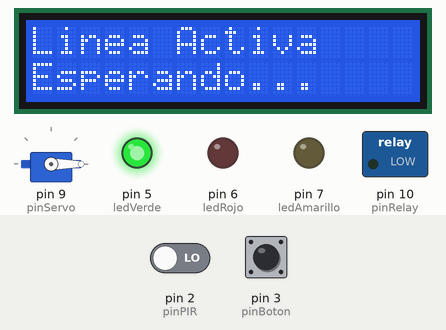
This sketch was run on a simulated Arduino Uno, built with avr-gcc and run on an emulated ATmega328P. Parts: 16×2 character LCD, servo, switched loads named in the sketch (green lamp = pin HIGH), output pins drawn as LEDs (lit = HIGH). The inputs (shaded band) are chosen by the test bench; at power-on: pin 2 (pinPIR) LOW, pin 3 (pinBoton) HIGH.

Above: at 1.2 s.
1.3 s: pin 2 (pinPIR) driven HIGH
At 2.2 s:
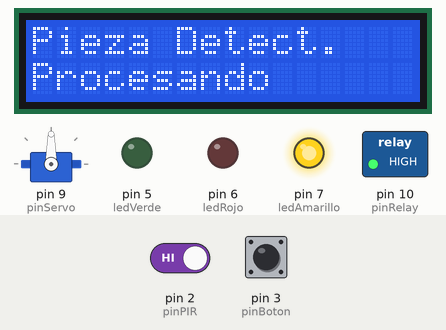
4.3 s: pin 3 (pinBoton) pulled LOW for 0.15 s
At 6.0 s:
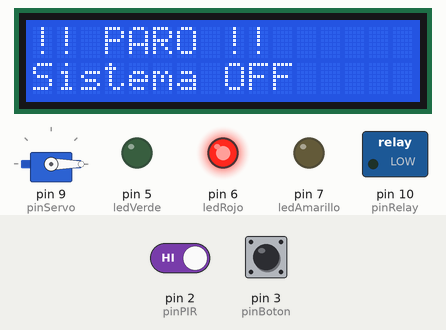
6.3 s: pin 3 (pinBoton) pulled LOW for 1 s
At 9.6 s:
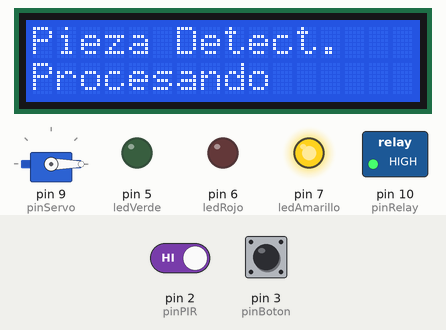
13.3 s: pin 2 (pinPIR) driven HIGH
16.3 s: pin 3 (pinBoton) pulled LOW for 0.15 s
At 17.2 s:
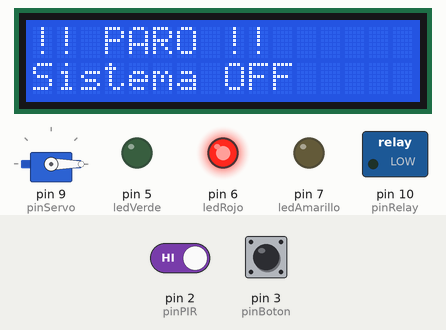
Timing chart, 0 to 19.3 s (numbered marks = the images above; inputs shaded):
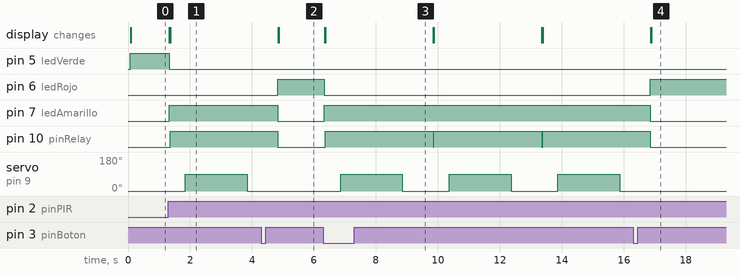

The sketch:

Practica_10_11_Sistema_Automatizacion_Industrial.ino
```cpp
#include <Wire.h>
#include <LiquidCrystal_I2C.h>
#include <Servo.h>
#include <Arduino_FreeRTOS.h>
#include <queue.h>

LiquidCrystal_I2C lcd(0x27, 16, 2);
Servo miServo;

// Pines
const int pinPIR = 2;
const int pinBoton = 3;
const int pinServo = 9;
const int pinRelay = 10;
const int ledVerde = 5;
const int ledRojo = 6;
const int ledAmarillo = 7;

// ====== ESTRUCTURAS ======
typedef struct
{
    bool piezaDetectada;
    bool paro;
} DatosSensor;

enum Accion
{
    ESPERA,
    PROCESAR,
    PARO
};

// ====== COLAS ======
QueueHandle_t colaSensores;
QueueHandle_t colaAcciones;

// ====== TAREAS ======
void TaskAdquisicion(void *pvParameters);
void TaskProcesamiento(void *pvParameters);
void TaskActuacion(void *pvParameters);

void setup()
{
    lcd.init();
    lcd.backlight();

    pinMode(pinPIR, INPUT);
    pinMode(pinBoton, INPUT_PULLUP);

    pinMode(pinRelay, OUTPUT);
    pinMode(ledVerde, OUTPUT);
    pinMode(ledRojo, OUTPUT);
    pinMode(ledAmarillo, OUTPUT);

    digitalWrite(pinRelay, LOW);

    miServo.attach(pinServo);
    miServo.write(0);

    colaSensores = xQueueCreate(1, sizeof(DatosSensor));
    colaAcciones = xQueueCreate(1, sizeof(int));

    xTaskCreate(TaskAdquisicion, "Sensor", 128, NULL, 3, NULL);
    xTaskCreate(TaskProcesamiento, "Proceso", 128, NULL, 2, NULL);
    xTaskCreate(TaskActuacion, "Actua", 256, NULL, 1, NULL);
}

void loop()
{
}

//=================================================
void TaskAdquisicion(void *pvParameters)
{
    DatosSensor datos;

    while (1)
    {
        // Si tu sensor funciona al revés, cambia por:
        // datos.piezaDetectada = !digitalRead(pinPIR);
        datos.piezaDetectada = digitalRead(pinPIR);

        datos.paro = (digitalRead(pinBoton) == LOW);

        xQueueOverwrite(colaSensores, &datos);

        vTaskDelay(pdMS_TO_TICKS(50));
    }
}

//=================================================
void TaskProcesamiento(void *pvParameters)
{
    DatosSensor datos;
    int accion;

    static bool paroActivado = false;
    static bool botonAnterior = false;

    while (1)
    {
        if (xQueueReceive(colaSensores, &datos, portMAX_DELAY) == pdTRUE)
        {
            // Detectar pulsación única
            if (datos.paro && !botonAnterior)
            {
                paroActivado = !paroActivado;
            }

            botonAnterior = datos.paro;

            if (paroActivado)
            {
                accion = PARO;
            }
            else if (datos.piezaDetectada)
            {
                accion = PROCESAR;
            }
            else
            {
                accion = ESPERA;
            }

            xQueueOverwrite(colaAcciones, &accion);
        }
    }
}

//=================================================
void TaskActuacion(void *pvParameters)
{
    int accion;
    int accionAnterior = -1;

    while (1)
    {
        if (xQueueReceive(colaAcciones, &accion, portMAX_DELAY) == pdTRUE)
        {
            if (accion != accionAnterior)
            {
                accionAnterior = accion;

                switch (accion)
                {
                    case PARO:

                        digitalWrite(pinRelay, LOW);
                        miServo.write(0);

                        digitalWrite(ledVerde, LOW);
                        digitalWrite(ledAmarillo, LOW);
                        digitalWrite(ledRojo, HIGH);

                        lcd.clear();
                        lcd.setCursor(0, 0);
                        lcd.print("!! PARO !!");
                        lcd.setCursor(0, 1);
                        lcd.print("Sistema OFF");

                        break;

                    case PROCESAR:

                        digitalWrite(ledVerde, LOW);
                        digitalWrite(ledRojo, LOW);
                        digitalWrite(ledAmarillo, HIGH);

                        lcd.clear();
                        lcd.setCursor(0, 0);
                        lcd.print("Pieza Detect.");
                        lcd.setCursor(0, 1);
                        lcd.print("Procesando");

                        digitalWrite(pinRelay, HIGH);

                        vTaskDelay(pdMS_TO_TICKS(500));

                        miServo.write(90);

                        vTaskDelay(pdMS_TO_TICKS(2000));

                        miServo.write(0);

                        vTaskDelay(pdMS_TO_TICKS(1000));

                        digitalWrite(pinRelay, LOW);

                        accionAnterior = -1; // permite volver a mostrar ESPERA

                        break;

                    case ESPERA:

                        digitalWrite(pinRelay, LOW);

                        digitalWrite(ledVerde, HIGH);
                        digitalWrite(ledRojo, LOW);
                        digitalWrite(ledAmarillo, LOW);

                        lcd.clear();
                        lcd.setCursor(0, 0);
                        lcd.print("Linea Activa");
                        lcd.setCursor(0, 1);
                        lcd.print("Esperando...");

                        break;
                }
            }
        }
    }
}
```

Measured:
- after the input at 1.3 s, pin 5 (ledVerde): HIGH → LOW at once; pin 7 (ledAmarillo): LOW → HIGH at once; pin 10 (pinRelay): LOW → HIGH after 0.06 s; servo on pin 9 (pinServo): 0° → 90° after 0.55 s, → 0° 2.0 s later; the display: first changes at once (image 1 shows a later state)
- after the input at 4.3 s, pin 6 (ledRojo): LOW → HIGH after 0.54 s; pin 7 (ledAmarillo): HIGH → LOW after 0.54 s; pin 10 (pinRelay): goes on until 4.8 s, then stays LOW; servo on pin 9 (pinServo): stays 0° (without the input it goes to 90° after 1.1 s); the display: first changes after 0.55 s (image 2 shows a later state)
- after the input at 6.3 s, pin 6 (ledRojo): HIGH → LOW at once; pin 7 (ledAmarillo): LOW → HIGH at once; pin 10 (pinRelay): LOW → HIGH after 0.07 s, → LOW 3.5 s later, → HIGH 0.03 s later; servo on pin 9 (pinServo): alternates 90° for 2.0 s and 0° for 1.5 s, starting after 0.56 s; the display: first changes after 0.05 s (image 3 shows a later state)
- after the input at 16.3 s, pin 6 (ledRojo): LOW → HIGH after 0.56 s; pin 7 (ledAmarillo): HIGH → LOW after 0.56 s; pin 10 (pinRelay): goes on until 16.9 s, then stays LOW; servo on pin 9 (pinServo): stays 0° (without the input it goes to 90° after 1.1 s); the display: first changes after 0.56 s (image 4 shows a later state)
